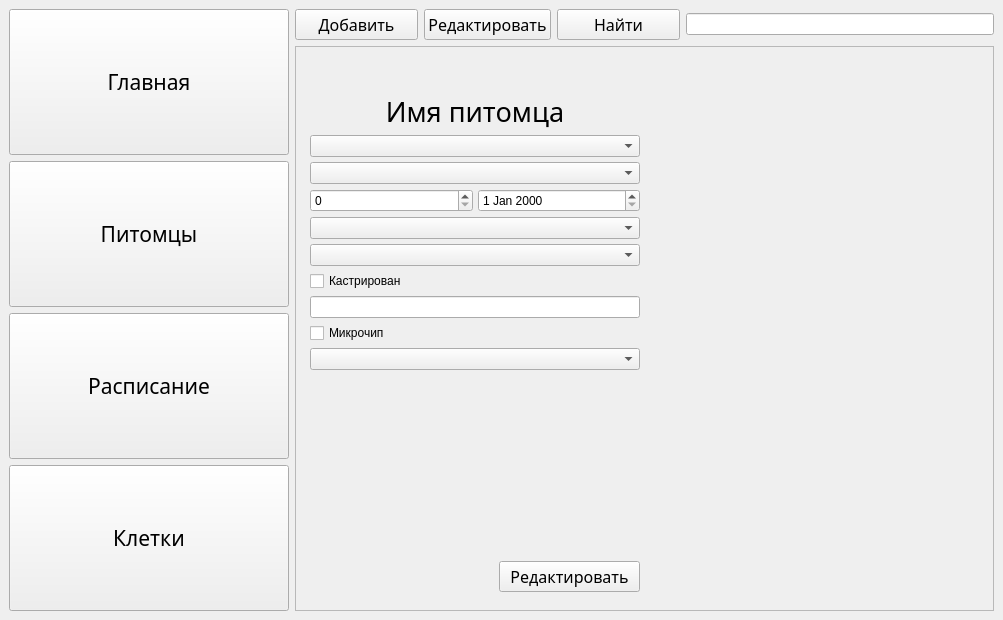
<?xml version="1.0" encoding="UTF-8"?>
<ui version="4.0">
 <class>MainWindow</class>
 <widget class="QMainWindow" name="MainWindow">
  <property name="geometry">
   <rect>
    <x>0</x>
    <y>0</y>
    <width>1003</width>
    <height>620</height>
   </rect>
  </property>
  <property name="windowTitle">
   <string>MainWindow</string>
  </property>
  <widget class="QWidget" name="centralwidget">
   <property name="sizePolicy">
    <sizepolicy hsizetype="Expanding" vsizetype="Expanding">
     <horstretch>0</horstretch>
     <verstretch>0</verstretch>
    </sizepolicy>
   </property>
   <property name="contextMenuPolicy">
    <enum>Qt::NoContextMenu</enum>
   </property>
   <property name="layoutDirection">
    <enum>Qt::LeftToRight</enum>
   </property>
   <layout class="QHBoxLayout" name="horizontalLayout_2" stretch="2,5">
    <item>
     <layout class="QVBoxLayout" name="menuPages" stretch="0,0,0,0">
      <property name="sizeConstraint">
       <enum>QLayout::SetMaximumSize</enum>
      </property>
      <item>
       <widget class="QPushButton" name="mainPage">
        <property name="sizePolicy">
         <sizepolicy hsizetype="Preferred" vsizetype="Preferred">
          <horstretch>0</horstretch>
          <verstretch>0</verstretch>
         </sizepolicy>
        </property>
        <property name="minimumSize">
         <size>
          <width>100</width>
          <height>100</height>
         </size>
        </property>
        <property name="font">
         <font>
          <family>Bahnschrift Light Condensed</family>
          <pointsize>16</pointsize>
         </font>
        </property>
        <property name="cursor">
         <cursorShape>ArrowCursor</cursorShape>
        </property>
        <property name="focusPolicy">
         <enum>Qt::StrongFocus</enum>
        </property>
        <property name="styleSheet">
         <string notr="true">pushButton.setStyleSheet(&quot;text-align:left;&quot;)</string>
        </property>
        <property name="text">
         <string>Главная</string>
        </property>
        <property name="checkable">
         <bool>true</bool>
        </property>
       </widget>
      </item>
      <item>
       <widget class="QPushButton" name="petsPage">
        <property name="sizePolicy">
         <sizepolicy hsizetype="Preferred" vsizetype="Preferred">
          <horstretch>0</horstretch>
          <verstretch>0</verstretch>
         </sizepolicy>
        </property>
        <property name="minimumSize">
         <size>
          <width>100</width>
          <height>100</height>
         </size>
        </property>
        <property name="font">
         <font>
          <family>Bahnschrift Light Condensed</family>
          <pointsize>16</pointsize>
         </font>
        </property>
        <property name="cursor">
         <cursorShape>ArrowCursor</cursorShape>
        </property>
        <property name="text">
         <string>Питомцы</string>
        </property>
        <property name="checkable">
         <bool>true</bool>
        </property>
       </widget>
      </item>
      <item>
       <widget class="QPushButton" name="schedPage">
        <property name="sizePolicy">
         <sizepolicy hsizetype="Preferred" vsizetype="Preferred">
          <horstretch>0</horstretch>
          <verstretch>0</verstretch>
         </sizepolicy>
        </property>
        <property name="minimumSize">
         <size>
          <width>100</width>
          <height>100</height>
         </size>
        </property>
        <property name="font">
         <font>
          <family>Bahnschrift Light Condensed</family>
          <pointsize>16</pointsize>
         </font>
        </property>
        <property name="cursor">
         <cursorShape>ArrowCursor</cursorShape>
        </property>
        <property name="text">
         <string>Расписание</string>
        </property>
        <property name="checkable">
         <bool>true</bool>
        </property>
       </widget>
      </item>
      <item>
       <widget class="QPushButton" name="cagesPage">
        <property name="sizePolicy">
         <sizepolicy hsizetype="Preferred" vsizetype="Preferred">
          <horstretch>0</horstretch>
          <verstretch>0</verstretch>
         </sizepolicy>
        </property>
        <property name="minimumSize">
         <size>
          <width>100</width>
          <height>100</height>
         </size>
        </property>
        <property name="font">
         <font>
          <family>Bahnschrift Light Condensed</family>
          <pointsize>16</pointsize>
         </font>
        </property>
        <property name="cursor">
         <cursorShape>ArrowCursor</cursorShape>
        </property>
        <property name="text">
         <string>Клетки</string>
        </property>
        <property name="checkable">
         <bool>true</bool>
        </property>
       </widget>
      </item>
     </layout>
    </item>
    <item>
     <layout class="QVBoxLayout" name="scrollAreaContainer">
      <property name="topMargin">
       <number>0</number>
      </property>
      <property name="rightMargin">
       <number>0</number>
      </property>
      <item>
       <layout class="QHBoxLayout" name="scrollAreaMenu" stretch="2,2,2,5">
        <property name="topMargin">
         <number>0</number>
        </property>
        <item>
         <widget class="QPushButton" name="pushToCreateM">
          <property name="font">
           <font>
            <family>Bahnschrift Light Condensed</family>
            <pointsize>12</pointsize>
           </font>
          </property>
          <property name="text">
           <string>Добавить</string>
          </property>
         </widget>
        </item>
        <item>
         <widget class="QPushButton" name="pushToRedactM">
          <property name="font">
           <font>
            <family>Bahnschrift Light Condensed</family>
            <pointsize>12</pointsize>
           </font>
          </property>
          <property name="text">
           <string>Редактировать</string>
          </property>
         </widget>
        </item>
        <item>
         <widget class="QPushButton" name="pushToSearch">
          <property name="font">
           <font>
            <family>Bahnschrift Light Condensed</family>
            <pointsize>12</pointsize>
           </font>
          </property>
          <property name="text">
           <string>Найти</string>
          </property>
         </widget>
        </item>
        <item>
         <widget class="QLineEdit" name="searchWhat"/>
        </item>
       </layout>
      </item>
      <item>
       <widget class="QScrollArea" name="scrollArea">
        <property name="focusPolicy">
         <enum>Qt::WheelFocus</enum>
        </property>
        <property name="autoFillBackground">
         <bool>true</bool>
        </property>
        <property name="widgetResizable">
         <bool>true</bool>
        </property>
        <widget class="QWidget" name="scrollAreaWidgetContents">
         <property name="geometry">
          <rect>
           <x>0</x>
           <y>0</y>
           <width>692</width>
           <height>552</height>
          </rect>
         </property>
         <property name="sizePolicy">
          <sizepolicy hsizetype="MinimumExpanding" vsizetype="MinimumExpanding">
           <horstretch>100</horstretch>
           <verstretch>100</verstretch>
          </sizepolicy>
         </property>
         <layout class="QHBoxLayout" name="horizontalLayout" stretch="0,0">
          <item>
           <widget class="QWidget" name="containerPet" native="true">
            <property name="styleSheet">
             <string notr="true"/>
            </property>
            <layout class="QFormLayout" name="formLayout">
             <property name="rowWrapPolicy">
              <enum>QFormLayout::WrapLongRows</enum>
             </property>
             <property name="labelAlignment">
              <set>Qt::AlignLeading|Qt::AlignLeft|Qt::AlignVCenter</set>
             </property>
             <property name="formAlignment">
              <set>Qt::AlignLeading|Qt::AlignLeft|Qt::AlignTop</set>
             </property>
             <property name="horizontalSpacing">
              <number>5</number>
             </property>
             <property name="verticalSpacing">
              <number>5</number>
             </property>
             <property name="leftMargin">
              <number>0</number>
             </property>
             <property name="topMargin">
              <number>5</number>
             </property>
             <property name="rightMargin">
              <number>5</number>
             </property>
             <item row="0" column="1">
              <widget class="QLabel" name="petPhoto">
               <property name="font">
                <font>
                 <family>Bahnschrift Light Condensed</family>
                 <pointsize>15</pointsize>
                </font>
               </property>
               <property name="text">
                <string/>
               </property>
               <property name="pixmap">
                <pixmap>../maket/car.png</pixmap>
               </property>
               <property name="alignment">
                <set>Qt::AlignCenter</set>
               </property>
              </widget>
             </item>
             <item row="2" column="1">
              <widget class="QLabel" name="descName_L">
               <property name="font">
                <font>
                 <family>Bahnschrift Light Condensed</family>
                 <pointsize>20</pointsize>
                </font>
               </property>
               <property name="text">
                <string>Имя питомца</string>
               </property>
               <property name="alignment">
                <set>Qt::AlignCenter</set>
               </property>
              </widget>
             </item>
             <item row="3" column="1">
              <widget class="QComboBox" name="speciesRedact"/>
             </item>
             <item row="4" column="1">
              <widget class="QComboBox" name="morphRedact"/>
             </item>
             <item row="5" column="1">
              <layout class="QHBoxLayout" name="horizontalLayout_3">
               <property name="bottomMargin">
                <number>0</number>
               </property>
               <item>
                <widget class="QSpinBox" name="spinBox"/>
               </item>
               <item>
                <widget class="QDateEdit" name="dateEdit"/>
               </item>
              </layout>
             </item>
             <item row="6" column="1">
              <widget class="QComboBox" name="comboBox"/>
             </item>
             <item row="7" column="1">
              <widget class="QComboBox" name="comboBox_2"/>
             </item>
             <item row="8" column="1">
              <widget class="QCheckBox" name="checkBox">
               <property name="text">
                <string>Кастрирован</string>
               </property>
              </widget>
             </item>
             <item row="9" column="1">
              <widget class="QLineEdit" name="lineEdit"/>
             </item>
             <item row="10" column="1">
              <widget class="QCheckBox" name="checkBox_2">
               <property name="text">
                <string>Микрочип</string>
               </property>
              </widget>
             </item>
             <item row="12" column="1">
              <spacer name="eventSpacerD">
               <property name="orientation">
                <enum>Qt::Vertical</enum>
               </property>
               <property name="sizeHint" stdset="0">
                <size>
                 <width>20</width>
                 <height>100</height>
                </size>
               </property>
              </spacer>
             </item>
             <item row="15" column="1">
              <layout class="QHBoxLayout" name="eventActions" stretch="4,3">
               <property name="topMargin">
                <number>0</number>
               </property>
               <item>
                <spacer name="horizontalSpacer">
                 <property name="orientation">
                  <enum>Qt::Horizontal</enum>
                 </property>
                 <property name="sizeHint" stdset="0">
                  <size>
                   <width>100</width>
                   <height>20</height>
                  </size>
                 </property>
                </spacer>
               </item>
               <item>
                <widget class="QPushButton" name="pushToRedact">
                 <property name="font">
                  <font>
                   <family>Bahnschrift Light Condensed</family>
                   <pointsize>12</pointsize>
                  </font>
                 </property>
                 <property name="text">
                  <string>Редактировать</string>
                 </property>
                </widget>
               </item>
              </layout>
             </item>
             <item row="11" column="1">
              <widget class="QComboBox" name="comboBox_3"/>
             </item>
            </layout>
           </widget>
          </item>
          <item>
           <spacer name="horizontalSpacer_2">
            <property name="orientation">
             <enum>Qt::Horizontal</enum>
            </property>
            <property name="sizeHint" stdset="0">
             <size>
              <width>40</width>
              <height>20</height>
             </size>
            </property>
           </spacer>
          </item>
         </layout>
        </widget>
       </widget>
      </item>
     </layout>
    </item>
   </layout>
  </widget>
 </widget>
 <resources/>
 <connections/>
 <designerdata>
  <property name="gridDeltaX">
   <number>10</number>
  </property>
  <property name="gridDeltaY">
   <number>10</number>
  </property>
  <property name="gridSnapX">
   <bool>true</bool>
  </property>
  <property name="gridSnapY">
   <bool>true</bool>
  </property>
  <property name="gridVisible">
   <bool>true</bool>
  </property>
 </designerdata>
</ui>
